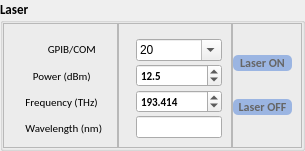
            <widget class="QGroupBox" name="groupBox">
             <property name="sizePolicy">
              <sizepolicy hsizetype="Preferred" vsizetype="Expanding">
               <horstretch>0</horstretch>
               <verstretch>2</verstretch>
              </sizepolicy>
             </property>
             <property name="font">
              <font>
               <family>Calibri</family>
               <pointsize>10</pointsize>
               <weight>75</weight>
               <bold>true</bold>
              </font>
             </property>
             <property name="title">
              <string>Laser</string>
             </property>
             <layout class="QHBoxLayout" name="horizontalLayout_3">
              <property name="spacing">
               <number>0</number>
              </property>
              <property name="leftMargin">
               <number>0</number>
              </property>
              <property name="topMargin">
               <number>0</number>
              </property>
              <property name="rightMargin">
               <number>0</number>
              </property>
              <property name="bottomMargin">
               <number>0</number>
              </property>
              <item>
               <widget class="QFrame" name="frame_5">
                <property name="sizePolicy">
                 <sizepolicy hsizetype="Preferred" vsizetype="Expanding">
                  <horstretch>3</horstretch>
                  <verstretch>0</verstretch>
                 </sizepolicy>
                </property>
                <property name="font">
                 <font>
                  <family>Times New Roman</family>
                  <pointsize>8</pointsize>
                  <weight>50</weight>
                  <bold>false</bold>
                 </font>
                </property>
                <property name="frameShape">
                 <enum>QFrame::StyledPanel</enum>
                </property>
                <property name="frameShadow">
                 <enum>QFrame::Raised</enum>
                </property>
                <layout class="QVBoxLayout" name="verticalLayout_2">
                 <property name="topMargin">
                  <number>15</number>
                 </property>
                 <item>
                  <widget class="QLabel" name="label">
                   <property name="font">
                    <font>
                     <family>Calibri</family>
                     <pointsize>8</pointsize>
                    </font>
                   </property>
                   <property name="text">
                    <string>              GPIB/COM</string>
                   </property>
                  </widget>
                 </item>
                 <item>
                  <widget class="QLabel" name="label_2">
                   <property name="font">
                    <font>
                     <family>Calibri</family>
                     <pointsize>8</pointsize>
                    </font>
                   </property>
                   <property name="text">
                    <string>        Power (dBm)</string>
                   </property>
                  </widget>
                 </item>
                 <item>
                  <widget class="QLabel" name="label_3">
                   <property name="font">
                    <font>
                     <family>Calibri</family>
                     <pointsize>8</pointsize>
                    </font>
                   </property>
                   <property name="text">
                    <string>     Frequency (THz)</string>
                   </property>
                  </widget>
                 </item>
                 <item>
                  <widget class="QLabel" name="label_4">
                   <property name="font">
                    <font>
                     <family>Calibri</family>
                     <pointsize>8</pointsize>
                    </font>
                   </property>
                   <property name="text">
                    <string>     Wavelength (nm)</string>
                   </property>
                  </widget>
                 </item>
                </layout>
               </widget>
              </item>
              <item>
               <widget class="QFrame" name="frame_7">
                <property name="sizePolicy">
                 <sizepolicy hsizetype="Preferred" vsizetype="Expanding">
                  <horstretch>3</horstretch>
                  <verstretch>0</verstretch>
                 </sizepolicy>
                </property>
                <property name="font">
                 <font>
                  <family>Times New Roman</family>
                  <pointsize>8</pointsize>
                 </font>
                </property>
                <property name="styleSheet">
                 <string notr="true">QComboBox{
	
	font: 8pt &quot;Calibri&quot;;
}</string>
                </property>
                <property name="frameShape">
                 <enum>QFrame::StyledPanel</enum>
                </property>
                <property name="frameShadow">
                 <enum>QFrame::Raised</enum>
                </property>
                <layout class="QVBoxLayout" name="verticalLayout_3">
                 <property name="spacing">
                  <number>3</number>
                 </property>
                 <property name="leftMargin">
                  <number>17</number>
                 </property>
                 <property name="topMargin">
                  <number>15</number>
                 </property>
                 <property name="rightMargin">
                  <number>9</number>
                 </property>
                 <item>
                  <widget class="QComboBox" name="b_laserbox_gpib">
                   <property name="font">
                    <font>
                     <family>Calibri</family>
                     <pointsize>8</pointsize>
                     <weight>50</weight>
                     <italic>false</italic>
                     <bold>false</bold>
                    </font>
                   </property>
                   <property name="styleSheet">
                    <string notr="true">QComboBox:#comboBox{

	background-color: rgb(0, 0, 255);
}</string>
                   </property>
                   <property name="editable">
                    <bool>true</bool>
                   </property>
                   <property name="iconSize">
                    <size>
                     <width>10</width>
                     <height>10</height>
                    </size>
                   </property>
                   <property name="frame">
                    <bool>true</bool>
                   </property>
                   <item>
                    <property name="text">
                     <string>20</string>
                    </property>
                   </item>
                   <item>
                    <property name="text">
                     <string>com9</string>
                    </property>
                   </item>
                   <item>
                    <property name="text">
                     <string>com4</string>
                    </property>
                   </item>
                  </widget>
                 </item>
                 <item>
                  <widget class="QDoubleSpinBox" name="b_lasebox_p">
                   <property name="font">
                    <font>
                     <family>Calibri</family>
                     <pointsize>8</pointsize>
                    </font>
                   </property>
                   <property name="decimals">
                    <number>1</number>
                   </property>
                   <property name="minimum">
                    <double>6.000000000000000</double>
                   </property>
                   <property name="maximum">
                    <double>16.199999999999999</double>
                   </property>
                   <property name="singleStep">
                    <double>0.500000000000000</double>
                   </property>
                   <property name="value">
                    <double>12.500000000000000</double>
                   </property>
                  </widget>
                 </item>
                 <item>
                  <widget class="QDoubleSpinBox" name="b_laserbox_fr">
                   <property name="font">
                    <font>
                     <family>Calibri</family>
                     <pointsize>8</pointsize>
                    </font>
                   </property>
                   <property name="decimals">
                    <number>3</number>
                   </property>
                   <property name="minimum">
                    <double>191.098999999999990</double>
                   </property>
                   <property name="maximum">
                    <double>195.899000000000001</double>
                   </property>
                   <property name="singleStep">
                    <double>0.001000000000000</double>
                   </property>
                   <property name="value">
                    <double>193.413999999999987</double>
                   </property>
                  </widget>
                 </item>
                 <item>
                  <widget class="QLineEdit" name="lineEdit_b_laser">
                   <property name="font">
                    <font>
                     <family>Calibri</family>
                     <pointsize>8</pointsize>
                    </font>
                   </property>
                  </widget>
                 </item>
                </layout>
               </widget>
              </item>
              <item>
               <widget class="QFrame" name="frame_6">
                <property name="sizePolicy">
                 <sizepolicy hsizetype="Preferred" vsizetype="Expanding">
                  <horstretch>0</horstretch>
                  <verstretch>0</verstretch>
                 </sizepolicy>
                </property>
                <property name="font">
                 <font>
                  <family>Times New Roman</family>
                  <pointsize>8</pointsize>
                 </font>
                </property>
                <property name="styleSheet">
                 <string notr="true">
QPushButton, #b_laserbutton_off{
	border:none;
	
	background-color: rgb(155, 181, 226);
	color: rgb(102, 102, 102);
	border-radius:5px;
}

QPushButton, #b_laserbutton_off:hover{
	border:none;
	
	color: rgb(102, 102, 102);
	background-color: rgb(216, 223, 234);
	border-radius:5px;
}
QPushButton, #b_laserbutton_off:pressed{
	border:none;
	
	color: rgb(255, 255, 255);
	
	background-color: rgb(142, 171, 221);
	border-radius:5px;
}
QPushButton, #b_laserbutton_on{
	border:none;
	
	background-color: rgb(155, 181, 226);
	color: rgb(102, 102, 102);
	border-radius:5px;
}

QPushButton, #b_laserbutton_on:hover{
	border:none;
	
	color: rgb(102, 102, 102);
	background-color: rgb(216, 223, 234);
	border-radius:5px;
}
QPushButton, #b_laserbutton_on:pressed{
	border:none;
	
	color: rgb(255, 255, 255);
	
	background-color: rgb(142, 171, 221);
	border-radius:5px;
}</string>
                </property>
                <property name="frameShape">
                 <enum>QFrame::StyledPanel</enum>
                </property>
                <property name="frameShadow">
                 <enum>QFrame::Raised</enum>
                </property>
                <layout class="QVBoxLayout" name="verticalLayout_4">
                 <property name="leftMargin">
                  <number>0</number>
                 </property>
                 <item>
                  <widget class="QPushButton" name="b_laserbutton_on">
                   <property name="font">
                    <font>
                     <family>Calibri</family>
                     <pointsize>9</pointsize>
                     <weight>75</weight>
                     <bold>true</bold>
                    </font>
                   </property>
                   <property name="text">
                    <string>Laser ON</string>
                   </property>
                  </widget>
                 </item>
                 <item>
                  <widget class="QPushButton" name="b_laserbutton_off">
                   <property name="font">
                    <font>
                     <family>Calibri</family>
                     <pointsize>9</pointsize>
                     <weight>75</weight>
                     <bold>true</bold>
                    </font>
                   </property>
                   <property name="text">
                    <string>  Laser OFF  </string>
                   </property>
                  </widget>
                 </item>
                </layout>
               </widget>
              </item>
             </layout>
            </widget>
